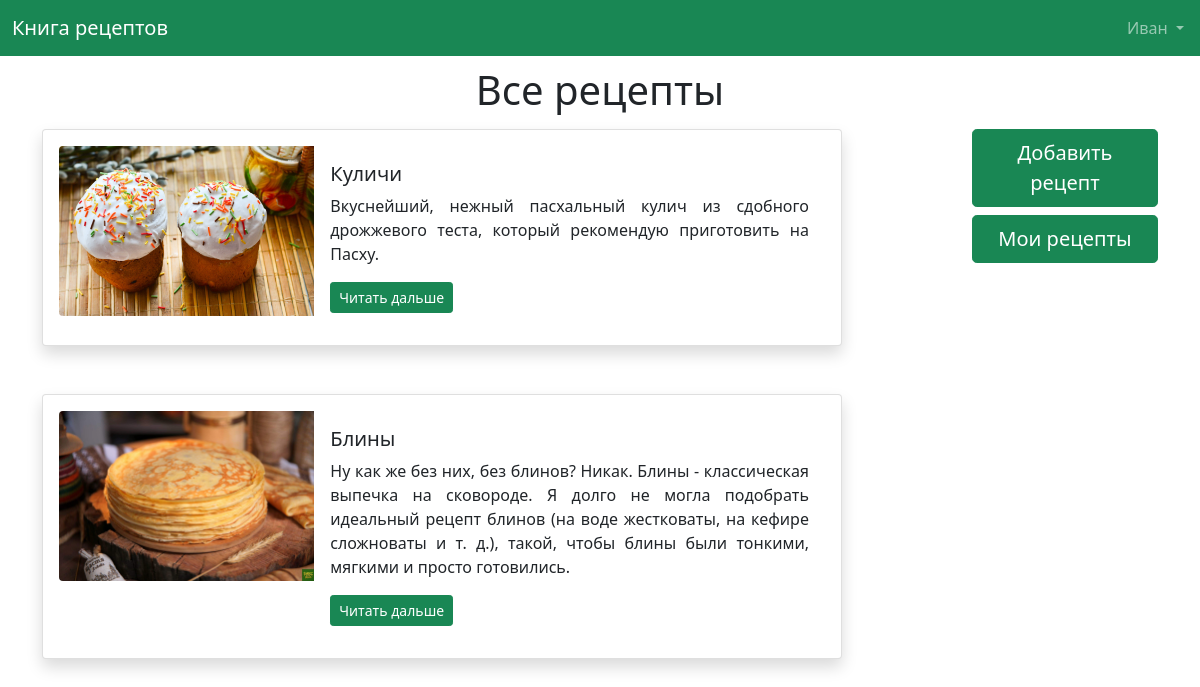
The page / (signed in) on the database its author committed.
### data/users.py (models this page shows, shortened)
class User(SqlAlchemyBase, UserMixin):
    __tablename__ = 'users'
    id = sqlalchemy.Column(sqlalchemy.Integer,
                           primary_key=True, autoincrement=True)
    user_role = sqlalchemy.Column(sqlalchemy.Integer,
                                  sqlalchemy.ForeignKey('users_roles.id'))
    role = orm.relationship('UserRole')
    recipes = orm.relationship('Recipes', back_populates='user')
    surname = sqlalchemy.Column(sqlalchemy.String)
    name = sqlalchemy.Column(sqlalchemy.String)
    email = sqlalchemy.Column(sqlalchemy.String, unique=True)
    hashed_password = sqlalchemy.Column(sqlalchemy.String)
    modified_date = sqlalchemy.Column(sqlalchemy.DateTime,
                                      default=datetime.datetime.now)

### data/recipes.py (models this page shows)
class Recipes(SqlAlchemyBase):
    __tablename__ = 'recipes'
    id = sqlalchemy.Column(sqlalchemy.Integer,
                           primary_key=True, autoincrement=True)
    title = sqlalchemy.Column(sqlalchemy.String)
    description = sqlalchemy.Column(sqlalchemy.String)
    picture_name = sqlalchemy.Column(sqlalchemy.String, nullable=False)
    ingredients = sqlalchemy.Column(sqlalchemy.String)
    recipe = sqlalchemy.Column(sqlalchemy.String)
    user_id = sqlalchemy.Column(sqlalchemy.Integer,
                                sqlalchemy.ForeignKey("users.id"))
    categories = orm.relationship("Category",
                                  secondary="recipe_to_category",
                                  backref="recipes")
    user = orm.relationship('User')
    created_date = sqlalchemy.Column(sqlalchemy.DateTime, default=datetime.datetime.now)

### main.py (the view)
@app.route('/')
def index():
    db_sess = db_session.create_session()
    recipes = db_sess.query(Recipes).all()
    return render_template('index.html', recipes=recipes, title='Домашняя страница')

### data/db_session.py (called while the page is built)
def create_session() -> Session:
    global __factory
    return __factory()

### main.py (called while the page is built)
@login_manager.user_loader
def load_user(user_id):
    db_sess = db_session.create_session()
    return db_sess.query(User).get(user_id)

### templates/index.html (shortened to what this page needs)
{% extends "base.html" %}
{% block content %}
<h1 class="text-center" style="margin-top: 10px; margin-bottom: 15px;">Все рецепты</h1>
{% if current_user.is_authenticated and current_user.role.id == 2 %}
<div class="d-grid gap-2 col-2 mx-auto" style="float: right;">
  <a class="btn btn-success btn-lg" href="/add_recipe">Добавить рецепт</a>
  <a class="btn btn-success btn-lg" href="/user">Мои рецепты</a>
</div>
{% endif %}
{% for item in recipes %}
<div class="card shadow p-3 mb-5 bg-body rounded" style="max-width: 800px;">
  <div class="row g-0">
    <div class="col-md-4">
      <img src="static/img/{{ item.picture_name }}" class="img-fluid rounded-start">
    </div>
    <div class="col-md-8">
      <div class="card-body">
        <h5 class="card-title">{{ item.title }}</h5>
        <p class="card-text" align="justify">{{ item.description }}</p>
        <a class="btn btn-success btn-sm" href="/recipe/{{ item.id }}">Читать дальше</a>
      </div>
    </div>
  </div>
</div>
{% endfor %}
{% endblock %}

### templates/base.html (shortened to what this page needs)
<!doctype html>
<html lang="en">
  <head>
    <link rel="stylesheet" href="/static/css/base.css">
    <link href="https://cdn.jsdelivr.net/npm/bootstrap@5.0.2/dist/css/bootstrap.min.css" rel="stylesheet">
  </head>
  <body>
  <header>
  <nav class="navbar navbar-expand-lg navbar-dark bg-success">
  <div class="container-fluid mr-auto">
    <a class="navbar-brand" href="/">Книга рецептов</a>
  </div>
    <div class="collapse navbar-collapse" id="navbarSupportedContent">
      <ul class="navbar-nav me-2">
        {% if current_user.is_authenticated %}
        <li class="nav-item dropdown">
          <a class="nav-link dropdown-toggle" href="#" id="navbarDropdown" role="button" data-bs-toggle="dropdown" aria-expanded="false">
            {{ current_user.name }}
          </a>
        {% endif %}
      </ul>
  </div>
</nav>
</header>
  <main role="main" class="container">
      {% block content %}{% endblock %}
  </main>
  </body>
</html>

### rows shown on the page
User: name "Иван"
Recipes: picture_name (picture), title "Куличи", description "Вкуснейший, нежный пасхальный кулич из сдобного дрожжевого теста, который рекомендую приготовить на Пасху."
Recipes: picture_name (picture), title "Блины", description "Ну как же без них, без блинов? Никак. Блины - классическая выпечка на сковороде. Я долго не могла подобрать идеальный рецепт блинов (на воде жестковаты, на кефире сложноваты и т. д.), такой, чтобы блины были тонкими, мягкими и просто готовились."
